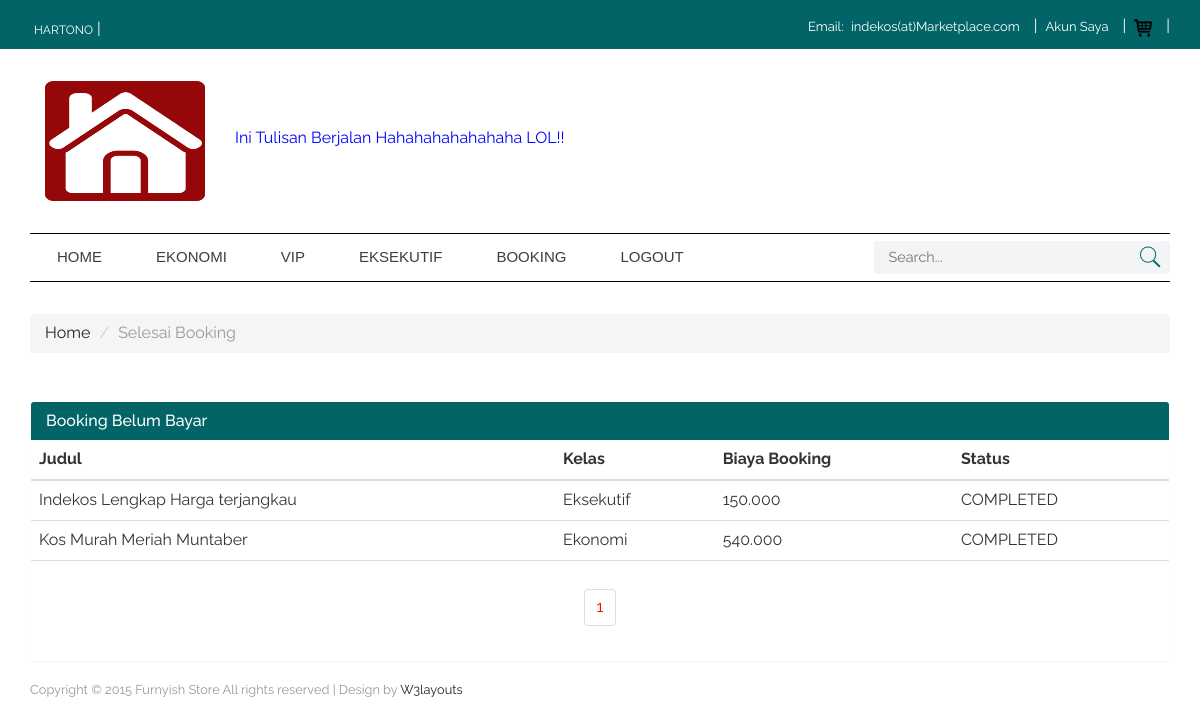
Page /selesai_booking.php (signed in) on the committed database.
### tables this page shows
CREATE TABLE `tbl_user` (
  `id_user` int(11) NOT NULL,
  `nama` varchar(25) NOT NULL,
  `username` varchar(25) NOT NULL,
  `password` varchar(100) NOT NULL,
  `no_hp` varchar(15) NOT NULL,
  `tgl_registrasi` datetime NOT NULL,
  `session` varchar(10) NOT NULL
);

CREATE TABLE `tbl_booking` (
  `id_booking` int(11) NOT NULL,
  `id_pembeli` int(11) NOT NULL,
  `id_penjual` int(11) NOT NULL,
  `id_indekos` int(11) NOT NULL,
  `biaya` int(20) NOT NULL,
  `total_biaya` int(20) NOT NULL,
  `durasi` int(10) NOT NULL,
  `tgl_booking` datetime NOT NULL,
  `kode_booking` varchar(200) NOT NULL,
  `status_booking` varchar(20) NOT NULL,
  `nama_bank` varchar(12) DEFAULT NULL,
  `nama_rek` varchar(25) DEFAULT NULL,
  `no_rek` varchar(20) DEFAULT NULL,
  `nilai` int(15) DEFAULT NULL,
  `note_transfer` varchar(100) DEFAULT NULL
);

CREATE TABLE `tbl_indekos` (
  `id_indekos` int(11) NOT NULL,
  `id_seller` int(11) NOT NULL,
  `kelas` varchar(20) NOT NULL,
  `judul` varchar(100) NOT NULL,
  `deskripsi` mediumtext NOT NULL,
  `alamat` varchar(100) NOT NULL,
  `harga` int(20) NOT NULL,
  `gambar` varchar(30) NOT NULL,
  `gambar_1` varchar(30) NOT NULL,
  `gambar_2` varchar(30) NOT NULL,
  `gambar_3` varchar(30) NOT NULL,
  `status` varchar(10) NOT NULL
);

### class/User.php (called while the page is built, shortened)
<?php
    class User
    {
        private $db;
        function __construct($db_conn)
        {
            $this->db = $db_conn;
        }
                    ?>
                    <?php
        public function isUserLoggedIn(){
            if(isset($_SESSION['user_session']))
            {
                if($_SESSION['user_role'] == 'user')
                {
                    return true;
                }
            }
        }
        public function getUser(){
            try {
                $query = $this->db->prepare("SELECT * FROM tbl_user WHERE id_user = :id");
                $query->bindParam(":id", $_SESSION['user_session']);
                $query->execute();
                return $query->fetch();
            } catch (PDOException $e) {
                echo $e->getMessage();
                return false;
            }
        }
    }
?>

### class/Booking.php (the view, shortened to what this page needs)
<?php
    class Booking
    {
        private $db;
        function __construct($db_conn)
        {
            $this->db = $db_conn;
        }
                    ?>
                <?php
	    public function daftarBooking($query) {
	    	$jumlah_desimal = "0";
	        $pemisah_desimal = ",";
	        $pemisah_ribuan = ".";
            $stmt = $this->db->prepare($query);
            $stmt->execute();
            if($stmt->rowCount()>0)
            {
                while($row=$stmt->fetch(PDO::FETCH_ASSOC))
                {
                    ?>
                    <tr>
                        <td><?php print($row['judul']); ?></td>
                        <td><?php print($row['kelas']); ?></td>
                        <td><?php print(number_format($row['biaya'],$jumlah_desimal, $pemisah_desimal, $pemisah_ribuan)); ?></td>
                        <td>
                            <?php
                                switch ($row['status_booking']) {
                                        ?>
                                        <?php
                                    case 'COMPLETED':
                                        ?>
                                            <?php print($row['status_booking']); ?>
                                        <?php
                                        break;
                                }
                            ?>
                        </td>
                    </tr>
                    <?php
                }
            }
            else
            {
                ?>
                <tr>
                <td>Tidak ditemukan....</td>
                </tr>
                <?php
            }
        }
                    ?>
                <?php
        public function paginglink($query,$records_per_page)
        {
            $self = $_SERVER['PHP_SELF'];
            $stmt = $this->db->prepare($query);
            $stmt->execute();
            $total_no_of_records = $stmt->rowCount();
            if($total_no_of_records > 0)
            {
                ?><ul class="pagination"><?php
                $total_no_of_pages=ceil($total_no_of_records/$records_per_page);
                $current_page=1;
                for($i=1;$i<=$total_no_of_pages;$i++)
                {
                    if($i==$current_page)
                    {
                        echo "<li><a href='".$self."?page_no=".$i."' style='color:red;'>".$i."</a></li>";
                    }
                    else
                    {
                        echo "<li><a href='".$self."?page_no=".$i."'>".$i."</a></li>";
                    }
                }
                ?></ul><?php
            }
        }
    }
?>

### header.php (shortened to what this page needs)
<!DOCTYPE HTML>
<html>
<head>
<link href="assets/css/bootstrap.css" rel='stylesheet' type='text/css' />
<link href="assets/css/style.css" rel='stylesheet' type='text/css' />
<link href="assets/css/megamenu.css" rel="stylesheet" type="text/css" media="all" />
<link href="assets/css/form.css" rel="stylesheet" type="text/css" media="all" />
</head>
<body>
<div class="top_bg">
	<div class="container">
		<div class="header_top-sec">
			<div class="top_right">
				<ul>
					<li>
						<?php
		                    if(!$user->isUserLoggedIn()){
		                        ?>
		                            <p>Guest</p>
		                        <?php
		                    } else {
		                        ?>
		                            <p><a href="#"><?php echo $datas['nama'] ?></a></p>
		                        <?php
		                    }
		                ?>
					</li>|
				</ul>
			</div>
			<div class="top_left">
				<ul>
					<li class="top_link">Email: <a href="#">indekos(at)Marketplace.com</a></li>|
					<li class="top_link"><a href="profil.php">Akun Saya</a></li>|
					<li class="top_link"><a href="cart.php"><img src="assets/images/bag.png" alt=""></a></li>|
				</ul>
			</div>
				<div class="clearfix"> </div>
		</div>
	</div>
</div>
<div class="header_top">
	 <div class="container">
		 <div class="logo col-md-2">
		 	<a href="index.php"><img src="assets/images/home-icon.png" alt="" width="50px" height="120px"/></a>
		 </div>
		 <div class="col-md-10">
		 	<br><br>
		 	<marquee><font color="blue">Ini Tulisan Berjalan Hahahahahahahaha LOL!!</font></marquee>
		 </div>
		  <div class="clearfix"></div>
	 </div>
</div>
<div class="mega_nav">
	<div class="container">
		<div class="menu_sec">
			<ul class="megamenu skyblue">
				<li class="grid"><a class="color6" href="index.php">Home</a></li>
				<li class="grid"><a class="color6" href="index.php?kelas=Ekonomi">Ekonomi</a></li>
				<li><a class="color6" href="index.php?kelas=VIP">VIP</a></li>
				<li><a class="color6" href="index.php?kelas=Eksekutif">Eksekutif</a></li>
				<?php
                    if(!$user->isUserLoggedIn()){
                        ?>
                            <li><a class="color6" href="login.php">Login/Register</a></li>
                            <li><a class="color6" href="lapak/lapak_login.php">Pengiklan</a></li>
                        <?php
                    } else {
                        ?>
							<li class="grid"><a class="color6" href="#">Booking</a>
							</li>
							<li><a class="color6" href="logout.php">Logout</a></li>
                        <?php
                    }
                ?>
			</ul>
		    <div class="search">
			    <form action="search.php" method="get">
					<input type="text" name="search" placeholder="Search...">
					<input type="submit" value="">
				</form>
		    </div>
			<div class="clearfix"></div>
		</div>
	</div>
</div>

### assets/css/style.css (style rules this page uses)
ul, ol { margin: 0; padding:0; }
p { margin: 0; }
html, body { font-family: 'Raleway', sans-serif; font-size: 100%; background: #ffffff; }
body a { transition:0.5s all; -webkit-transition:0.5s all; -moz-transition:0.5s all; -o-transition:0.5s all; -ms-transition:0.5s all; }
.top_bg { background:#026466; }
.header_top-sec { padding: 15px 0 8px; }
.logo img { width:100%; }
.header_top { padding:2em 0; }
.top_left { float: right; color:#fff; }
.top_right { float:left; color: #ffffff; margin-top: 3px; }
.top_right ul,.top_left ul { padding:0; list-style:none; display: inline-block; vertical-align: middle; }
.top_left ul li.top_link { margin-right:10px; }
.top_right ul li,.top_left ul li { display: inline-block; }
.top_right ul li:last-child { margin-right: 0; }
.top_right ul li a { text-align:center; padding: 0px 4px; text-transform:uppercase; font-size:12px; display:block; color:#ffffff; -webkit-transition: all 0.3s ease-in-out; -moz-transition: all 0.3s ease-in-out; -o-transition: all 0.3s ease-in-out; transition: all 0.3s ease-in-out; }
.top_left ul li { font-size:13px; }
.top_left ul li a { text-align:center; padding: 0px 4px; font-size:13px; color:#ffffff; -webkit-transition: all 0.3s ease-in-out; -moz-transition: all 0.3s ease-in-out; -o-transition: all 0.3s ease-in-out; transition: all 0.3s ease-in-out; }
.logo { float: left; }
.search { position: relative; background: #f3f4f5; float: left; width: 26%; border-radius:3px; }
.search input[type="text"] { margin: 0px 0; padding: 6px 10px 6px 15px; outline: none; color: #5a5a5a; background: none; border: none; width: 89.33333%; position: relative; font-size: 0.9em; -webkit-appearance: none; }
.search input[type="submit"] { background: url('../images/search1.png') no-repeat 0px 1px; border: none; cursor: pointer; width: 24px; outline: none; position: absolute; height: 24px; top: 3px; right: 8px; }
.menu_sec { border-top:1px solid #000; border-bottom:1px solid #000; padding:7px 0; }

### assets/css/megamenu.css (style rules this page uses)
.megamenu { margin-bottom:0px;padding:0;width:100%;list-style:none;display:inline-block;position:relative;font-family:Calibri,Arial;font-size:15px }
.megamenu li { margin-bottom:-5px;display:inline }
.megamenu>li>a { float:left;padding:5px 28px;text-decoration:none;text-transform:capitalize;font-size:1em; -webkit-transition: all 0.3s ease-in-out;text-transform:uppercase; -moz-transition: all 0.3s ease-in-out; -o-transition: all 0.3s ease-in-out; transition: all 0.3s ease-in-out; }
.skyblue,.skyblue>li.showhide { width: 72%; float: left; margin-right: 2%;; }
.skyblue li>a,.skyblue>li.showhide span { color:#3f3d3d }
@media (max-width:1366px) { .megamenu>li>a { padding: 5px 27px } }

### rows in the picture
tbl_user: nama "HARTONO"
tbl_booking: id_indekos.judul "Indekos Lengkap Harga terjangkau", id_indekos.kelas "Eksekutif", biaya "150.000", status_booking "COMPLETED"
tbl_booking: id_indekos.judul "Kos Murah Meriah Muntaber", id_indekos.kelas "Ekonomi", biaya "540.000", status_booking "COMPLETED"
